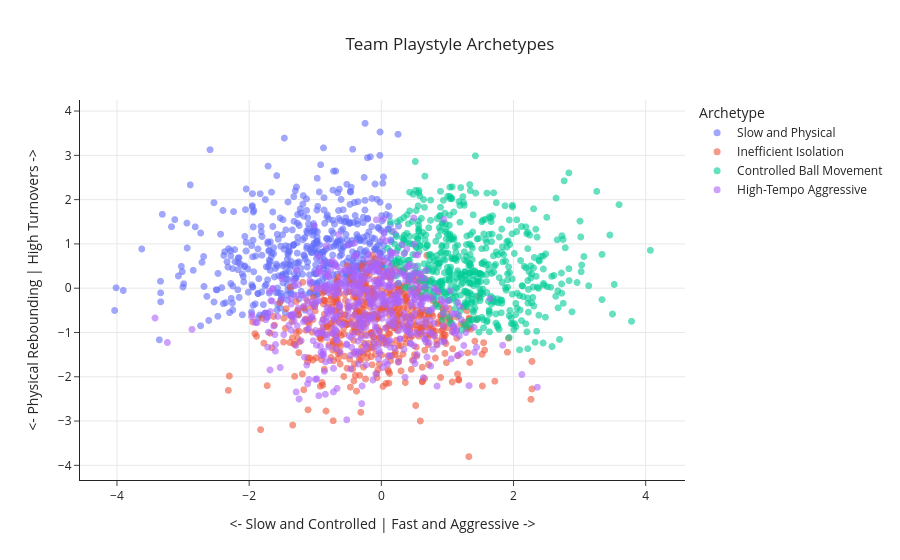

Notebook source saved alongside this figure:
### Markdown cell above
## Playstyle KMeans model

### Code cell
show_archetypes("playstyle")

### Figure 1 — Plotly figure (JSON) as saved in the notebook; plotly's stock layout.template omitted (floating-point values rounded to 4 significant figures; data arrays with more than 128 entries replaced by an {"elided": "..."} marker saying what was removed)
{"data": [{"customdata": {"elided": "512x2 str values"}, "hovertemplate": "playstyle_archetype=Slow and Physical<br>playstyle_x=%{x}<br>playstyle_y=%{y}<br>teamMarket=%{customdata[0]}<br>competitionName=%{customdata[1]}<extra></extra>", "legendgroup": "Slow and Physical", "marker": {"color": "#636efa", "opacity": 0.6, "size": 7, "symbol": "circle"}, "mode": "markers", "name": "Slow and Physical", "showlegend": true, "type": "scattergl", "x": {"elided": "512 float values"}, "xaxis": "x", "y": {"elided": "512 float values"}, "yaxis": "y"}, {"customdata": {"elided": "565x2 str values"}, "hovertemplate": "playstyle_archetype=Inefficient Isolation<br>playstyle_x=%{x}<br>playstyle_y=%{y}<br>teamMarket=%{customdata[0]}<br>competitionName=%{customdata[1]}<extra></extra>", "legendgroup": "Inefficient Isolation", "marker": {"color": "#EF553B", "opacity": 0.6, "size": 7, "symbol": "circle"}, "mode": "markers", "name": "Inefficient Isolation", "showlegend": true, "type": "scattergl", "x": {"elided": "565 float values"}, "xaxis": "x", "y": {"elided": "565 float values"}, "yaxis": "y"}, {"customdata": {"elided": "535x2 str values"}, "hovertemplate": "playstyle_archetype=Controlled Ball Movement<br>playstyle_x=%{x}<br>playstyle_y=%{y}<br>teamMarket=%{customdata[0]}<br>competitionName=%{customdata[1]}<extra></extra>", "legendgroup": "Controlled Ball Movement", "marker": {"color": "#00cc96", "opacity": 0.6, "size": 7, "symbol": "circle"}, "mode": "markers", "name": "Controlled Ball Movement", "showlegend": true, "type": "scattergl", "x": {"elided": "535 float values"}, "xaxis": "x", "y": {"elided": "535 float values"}, "yaxis": "y"}, {"customdata": {"elided": "547x2 str values"}, "hovertemplate": "playstyle_archetype=High-Tempo Aggressive<br>playstyle_x=%{x}<br>playstyle_y=%{y}<br>teamMarket=%{customdata[0]}<br>competitionName=%{customdata[1]}<extra></extra>", "legendgroup": "High-Tempo Aggressive", "marker": {"color": "#ab63fa", "opacity": 0.6, "size": 7, "symbol": "circle"}, "mode": "markers", "name": "High-Tempo Aggressive", "showlegend": true, "type": "scattergl", "x": {"elided": "547 float values"}, "xaxis": "x", "y": {"elided": "547 float values"}, "yaxis": "y"}], "layout": {"legend": {"title": {"text": "Archetype"}, "tracegroupgap": 0}, "shapes": [{"line": {"color": "gray", "dash": "dash"}, "type": "line", "x0": 0, "x1": 1, "xref": "x domain", "y0": 0, "y1": 0, "yref": "y"}, {"line": {"color": "gray", "dash": "dash"}, "type": "line", "x0": 0, "x1": 0, "xref": "x", "y0": 0, "y1": 1, "yref": "y domain"}], "title": {"text": "Team Playstyle Archetypes", "x": 0.5}, "xaxis": {"anchor": "y", "domain": [0, 1], "gridwidth": 1, "showgrid": true, "title": {"text": "<- Slow and Controlled | Fast and Aggressive ->"}}, "yaxis": {"anchor": "x", "domain": [0, 1], "gridwidth": 1, "showgrid": true, "title": {"text": "<- Physical Rebounding | High Turnovers ->"}}}}
